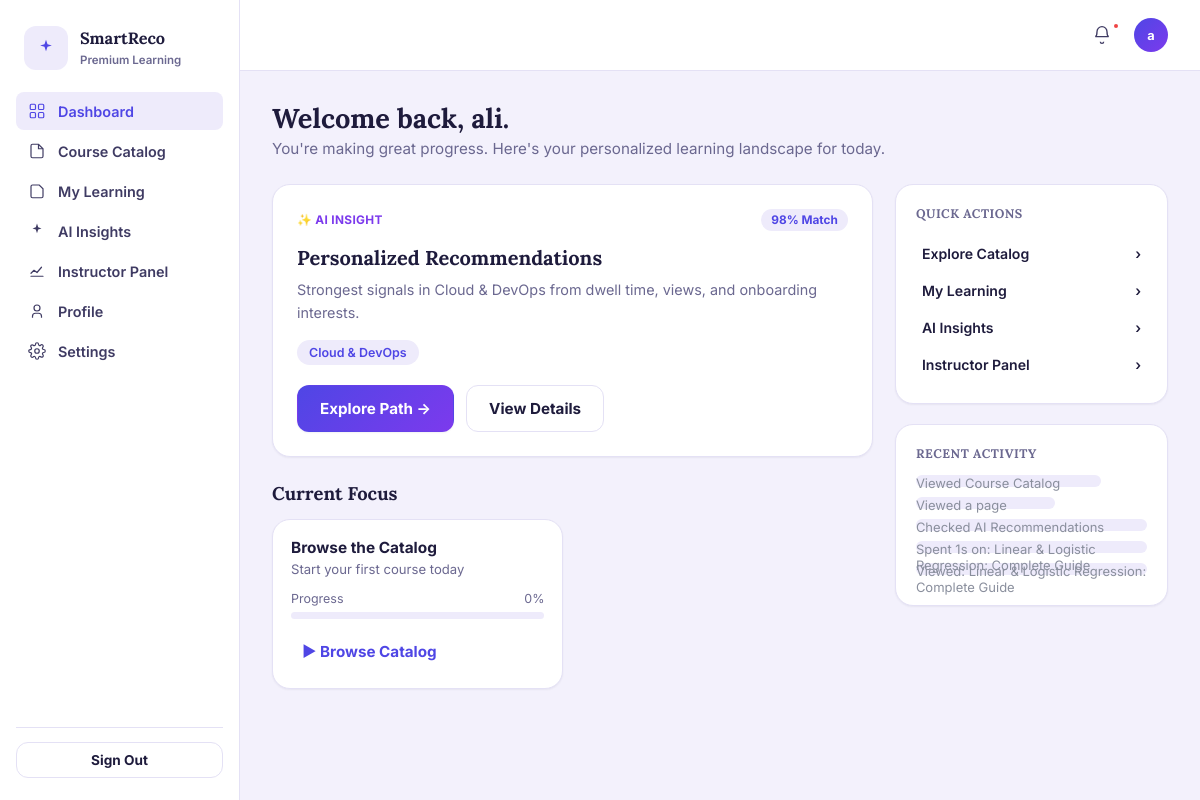
The page /dashboard (signed in) on the database as committed earlier.
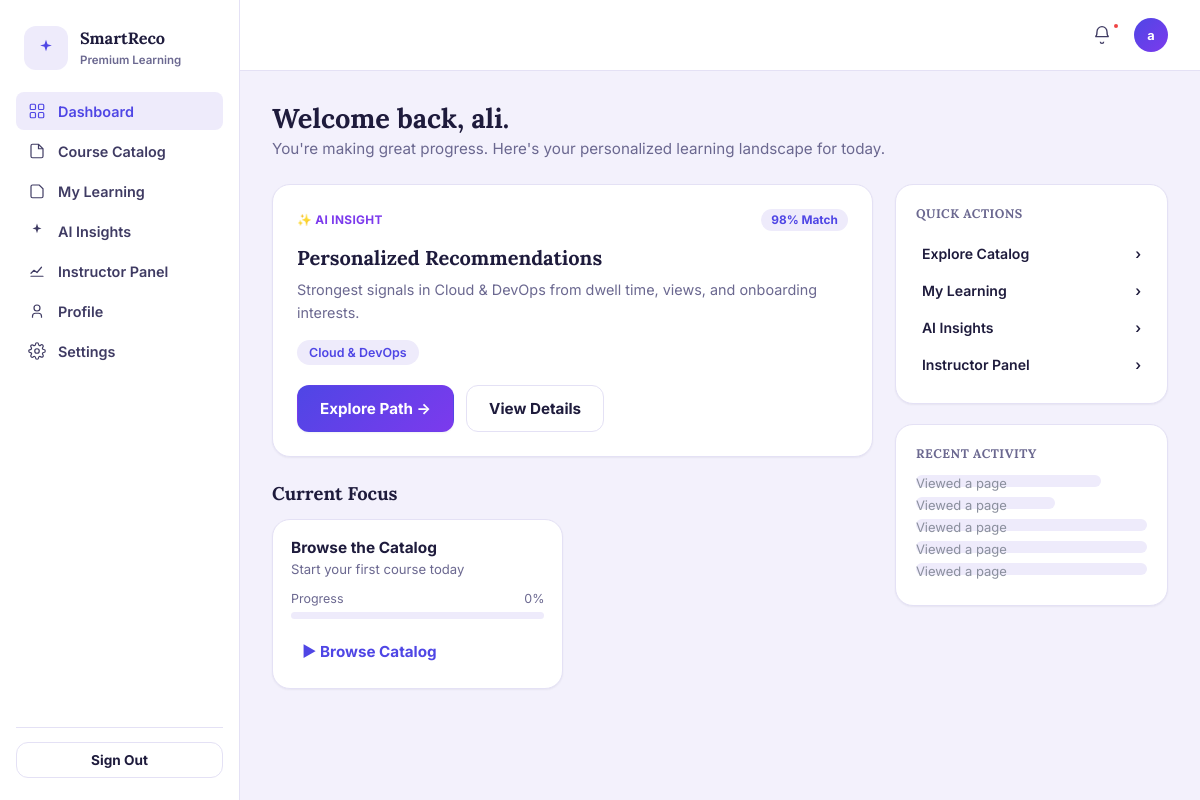
The same page on the database as committed later.
### database/models.py (models this page shows, shortened)
class User(Base):
    __tablename__ = "users"
    id = Column(Integer, primary_key=True, index=True)
    name = Column(String, nullable=True)
    email = Column(String, unique=True, index=True, nullable=False)
    password_hash = Column(String, nullable=False)
    role = Column(String, default="user", nullable=False)  # Backward compatibility: "user" | "admin"
    active_mode = Column(String, default="student", nullable=False)  # "student" | "instructor"
    interests = Column(String, nullable=True)  # comma-separated e.g. "AI/ML,Backend"
    interests_updated_at = Column(DateTime(timezone=True), nullable=True)
    experience_level = Column(String, nullable=True)  # "Beginner" | "Intermediate" | "Advanced"
    avatar_url = Column(String, nullable=True)
    created_at = Column(DateTime(timezone=True), server_default=func.now())
    updated_at = Column(DateTime(timezone=True), onupdate=func.now())
    profile = relationship("UserProfile", back_populates="user", uselist=False, cascade="all, delete-orphan")
    courses = relationship("Product", back_populates="instructor", foreign_keys="Product.instructor_id")
    enrollments = relationship("Enrollment", back_populates="user", cascade="all, delete-orphan")
    wishlists = relationship("Wishlist", back_populates="user", cascade="all, delete-orphan")
    events = relationship("Event", back_populates="user", cascade="all, delete-orphan")
    recommendations = relationship("Recommendation", back_populates="user", cascade="all, delete-orphan")

class Event(Base):
    __tablename__ = "events"
    __table_args__ = (
        Index("ix_events_user_created", "user_id", "created_at"),
        Index("ix_events_user_eligible_created", "user_id", "agent_eligible", "created_at"),
    )
    id = Column(Integer, primary_key=True, index=True)
    user_id = Column(Integer, ForeignKey("users.id", ondelete="CASCADE"), nullable=False, index=True)
    event_type = Column(String, nullable=False, index=True)  # view | search | click | time_spent | dismiss
    product_id = Column(Integer, ForeignKey("products.id", ondelete="SET NULL"), nullable=True, index=True)
    event_metadata = Column(Text, nullable=True)
    agent_eligible = Column(Boolean, default=True, nullable=False, index=True)
    created_at = Column(DateTime(timezone=True), server_default=func.now(), index=True)
    user = relationship("User", back_populates="events")
    @property
    def course_id(self):
        return self.product_id

### main.py (the view)
@app.get("/dashboard", response_class=HTMLResponse)
def dashboard(request: Request, db: Session = Depends(get_db)):
    user = get_current_user(request, db)
    if not user:
        return RedirectResponse("/login", status_code=302)
    tracking_enabled = is_agent_tracking_enabled(db, user, request)
    enrolled_products = (
        db.query(Product)
        .join(Enrollment, Enrollment.product_id == Product.id)
        .filter(Enrollment.user_id == user.id)
        .order_by(Enrollment.created_at.desc())
        .all()
    )
    recent_activity = get_recent_activity(db, user.id, limit=5)
    return templates.TemplateResponse(
        request,
        "dashboard.html",
        {
            "user": user,
            "active_page": "dashboard",
            "tracking_enabled": tracking_enabled,
            "enrolled_products": enrolled_products,
            "recent_activity": recent_activity,
        },
    )

### templates/dashboard.html (shortened to what this page needs)
{% extends "base.html" %}
{% block content %}
<h1 class="sr-page-title">Welcome back, {{ user.name or user.email.split('@')[0] }}.</h1>
<p class="sr-page-subtitle">You're making great progress. Here's your personalized learning landscape for today.</p>
<div class="sr-dash-grid">
  <div>
    <div class="sr-card sr-insight-card" id="recCard">
      <div class="sr-insight-head">
        <span class="sr-insight-tag">✨ AI INSIGHT</span>
        <span class="sr-match-badge" id="recMatchBadge">— Match</span>
      </div>
      <h2 class="sr-insight-title" id="recTitle">Personalized Recommendations</h2>
      <p class="sr-insight-text" id="recNarrative">Loading your personalized learning path...</p>
      <div class="sr-tag-row" id="recTags"></div>
      <div class="sr-insight-actions">
        <a class="sr-btn sr-btn-primary" id="recStartBtn" href="/catalog" data-sr-track-click data-source="recommendation">Explore Path →</a>
        <a class="sr-btn sr-btn-secondary" href="/ai-insights">View Details</a>
      </div>
    </div>
    <h2 class="sr-section-title">Current Focus</h2>
    <div class="sr-focus-grid">
      {% if enrolled_products %}
        {% for prod in enrolled_products[:2] %}
        <div class="sr-card sr-focus-card">
          <div class="sr-focus-card-head">
            <span class="sr-focus-title">{{ prod.title }}</span>
          </div>
          <p class="sr-focus-module">{{ prod.category }} · {{ prod.level or 'All Levels' }}</p>
          <div class="sr-progress-mini-label"><span>Progress</span><span>{{ loop.index * 35 }}%</span></div>
          <div class="sr-progress-mini-track"><div class="sr-progress-mini-fill" style="width:{{ loop.index * 35 }}%"></div></div>
          <a class="sr-btn sr-btn-ghost" href="/course-details?id={{ prod.id }}" data-sr-track-click data-product-id="{{ prod.id }}" data-source="dashboard_focus">▶ Resume Learning</a>
        </div>
        {% endfor %}
      {% else %}
        <div class="sr-card sr-focus-card">
          <div class="sr-focus-card-head">
            <span class="sr-focus-title">Browse the Catalog</span>
          </div>
          <p class="sr-focus-module">Start your first course today</p>
          <div class="sr-progress-mini-label"><span>Progress</span><span>0%</span></div>
          <div class="sr-progress-mini-track"><div class="sr-progress-mini-fill" style="width:0%"></div></div>
          <a class="sr-btn sr-btn-ghost" href="/catalog">▶ Browse Catalog</a>
        </div>
      {% endif %}
    </div>
  </div>
  <div>
    <div class="sr-card sr-side-card">
      <h3>Quick Actions</h3>
      <a class="sr-quick-action" href="/catalog">Explore Catalog <span>›</span></a>
      <a class="sr-quick-action" href="/my-learning">My Learning <span>›</span></a>
      <a class="sr-quick-action" href="/ai-insights">AI Insights <span>›</span></a>
      {% set curr_mode = user.active_mode if user and user.active_mode else (request.session.get('active_mode', 'student') if request else 'student') %}
      {% if curr_mode == 'instructor' or (user and user.role == 'admin') %}
      <a class="sr-quick-action" href="/admin">Instructor Panel <span>›</span></a>
      {% else %}
      <button onclick="switchUserMode('instructor')" class="sr-quick-action" style="background:none; border:none; text-align:left; cursor:pointer; width:100%;">Become an Instructor <span>›</span></button>
      {% endif %}
    </div>
    <div class="sr-card sr-side-card">
      <h3>Recent Activity</h3>
      {% if recent_activity %}
        {% for act in recent_activity %}
        <div class="sr-activity-row" style="color:#8a8f9d; font-size:13px;">{{ act.label }}</div>
        {% endfor %}
      {% else %}
        <div class="sr-activity-row" style="color:#8a8f9d; font-size:13px;">No activity yet — browse the catalog to get started.</div>
      {% endif %}
    </div>
  </div>
</div>
{% endblock %}

### templates/base.html (shortened to what this page needs)
<!DOCTYPE html>
<html lang="en">
<head>
<link rel="stylesheet" href="/static/styles.css">
</head>
<body>
<div class="sr-app">
  {% if user %}
  <aside class="sr-sidebar">
    <div class="sr-sidebar-brand">
      <div class="sr-brand-mark">
        <svg width="20" height="20" viewBox="0 0 24 24" fill="none"><path d="M12 2l1.8 5.6L19 9l-5.2 1.4L12 16l-1.8-5.6L5 9l5.2-1.4L12 2z" fill="currentColor"/></svg>
      </div>
      <div class="sr-sidebar-brand-text">
        <b>SmartReco</b>
        <span>Premium Learning</span>
      </div>
    </div>
    <nav class="sr-nav">
      <a class="sr-nav-item {% if active_page == 'dashboard' %}is-active{% endif %}" href="/dashboard">
        Dashboard
      </a>
      <a class="sr-nav-item {% if active_page == 'catalog' %}is-active{% endif %}" href="/catalog">
        <svg width="18" height="18" viewBox="0 0 24 24" fill="none"><path d="M4 5a2 2 0 012-2h8l6 6v10a2 2 0 01-2 2H6a2 2 0 01-2-2V5z" stroke="currentColor" stroke-width="1.6"/><path d="M14 3v6h6" stroke="currentColor" stroke-width="1.6"/></svg>
        Course Catalog
      </a>
      <a class="sr-nav-item {% if active_page == 'my_learning' %}is-active{% endif %}" href="/my-learning">
        <svg width="18" height="18" viewBox="0 0 24 24" fill="none"><path d="M4 19V6a2 2 0 012-2h9l5 5v10a2 2 0 01-2 2H6a2 2 0 01-2-2z" stroke="currentColor" stroke-width="1.6"/></svg>
        My Learning
      </a>
      <a class="sr-nav-item {% if active_page == 'ai_insights' %}is-active{% endif %}" href="/ai-insights">
        <svg width="18" height="18" viewBox="0 0 24 24" fill="none"><path d="M12 2l1.6 4.9L18 8.5l-4.4 1.6L12 15l-1.6-4.9L6 8.5l4.4-1.6L12 2z" fill="currentColor"/></svg>
        AI Insights
      </a>
      {% set curr_mode = user.active_mode if user and user.active_mode else (request.session.get('active_mode', 'student') if request else 'student') %}
      {% if curr_mode == 'instructor' or (user and user.role == 'admin') %}
      <a class="sr-nav-item {% if active_page == 'admin' %}is-active{% endif %}" href="/admin">
        <svg width="18" height="18" viewBox="0 0 24 24" fill="none"><path d="M4 19h16M4 15l4-4 4 3 6-7" stroke="currentColor" stroke-width="1.6" stroke-linecap="round" stroke-linejoin="round"/></svg>
        Instructor Panel
      </a>
      {% endif %}
      <a class="sr-nav-item {% if active_page == 'profile' %}is-active{% endif %}" href="/profile">
        <svg width="18" height="18" viewBox="0 0 24 24" fill="none"><circle cx="12" cy="8" r="4" stroke="currentColor" stroke-width="1.6"/><path d="M6 21v-2a4 4 0 014-4h4a4 4 0 014 4v2" stroke="currentColor" stroke-width="1.6"/></svg>
        Profile
      </a>
      <a class="sr-nav-item {% if active_page == 'settings' %}is-active{% endif %}" href="/settings">
        Settings
      </a>
    </nav>
    <div class="sr-sidebar-foot">
      <form action="/logout" method="POST">
        <button type="submit" class="sr-btn sr-btn-secondary sr-btn-block sr-btn-sm">Sign Out</button>
      </form>
    </div>
  </aside>
  <div>
    <header class="sr-topbar">
      <div class="sr-topbar-actions">
        <button class="sr-icon-btn" aria-label="Notifications"><span class="dot"></span>
          <svg width="20" height="20" viewBox="0 0 24 24" fill="none"><path d="M6 8a6 6 0 0112 0c0 5 2 6 2 6H4s2-1 2-6z" stroke="currentColor" stroke-width="1.6"/><path d="M10 20a2 2 0 004 0" stroke="currentColor" stroke-width="1.6"/></svg>
        </button>
        <div class="user-menu" style="position:relative;">
          <div class="sr-avatar" style="cursor:pointer;" onclick="toggleDropdown(event)">{{ user.name[0] if user and user.name else (user.email[0]|upper if user and user.email else 'U') }}</div>
        </div>
      </div>
    </header>
    <main class="sr-main">
      {% block content %}{% endblock %}
    </main>
  </div>
  {% else %}
    {% block unauth_content %}{% endblock %}
  {% endif %}
</div>
</body>
</html>

Rows that differ between the two databases and show on the page:
no longer on this page (row unchanged): Event: label "Viewed Course Catalog"
no longer on this page (row unchanged): Event: label "Checked AI Recommendations"
no longer on this page (row unchanged): Event: label "Spent 1s on: Linear & Logistic…"
no longer on this page (row unchanged): Event: label "Viewed: Linear & Logistic Regression: Complete Guide"
added Event: label "Viewed a page"
added Event: label "Viewed a page"
added Event: label "Viewed a page"
added Event: label "Viewed a page"
